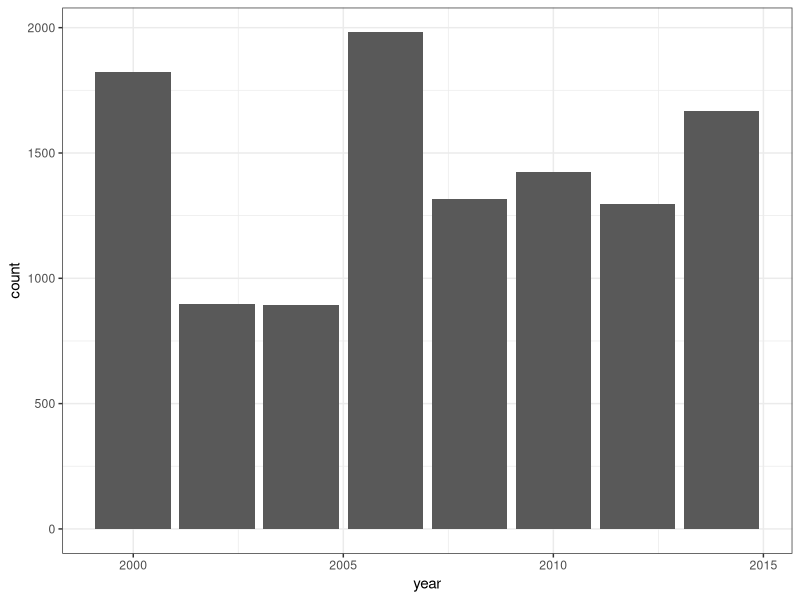
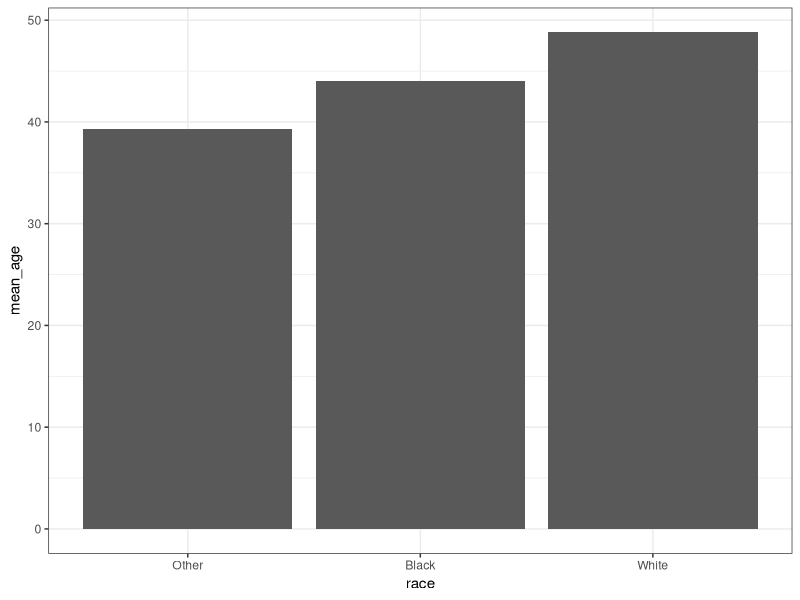
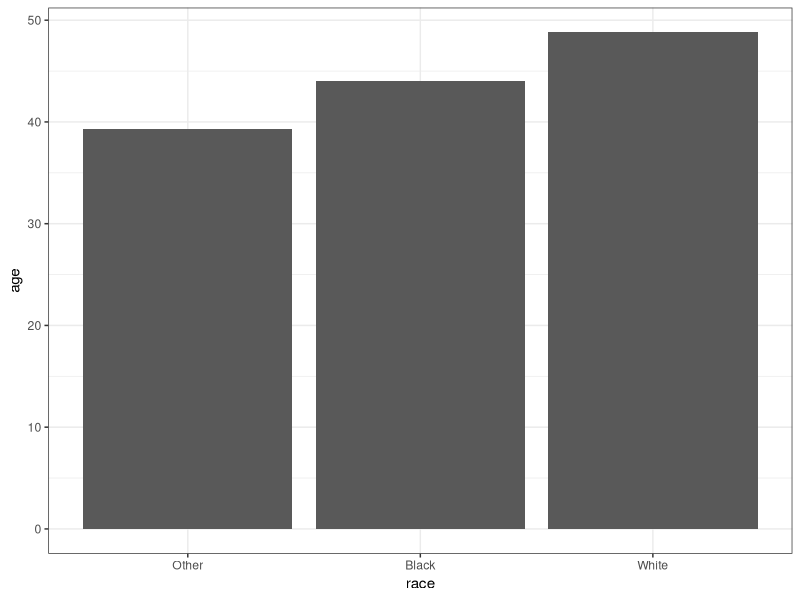
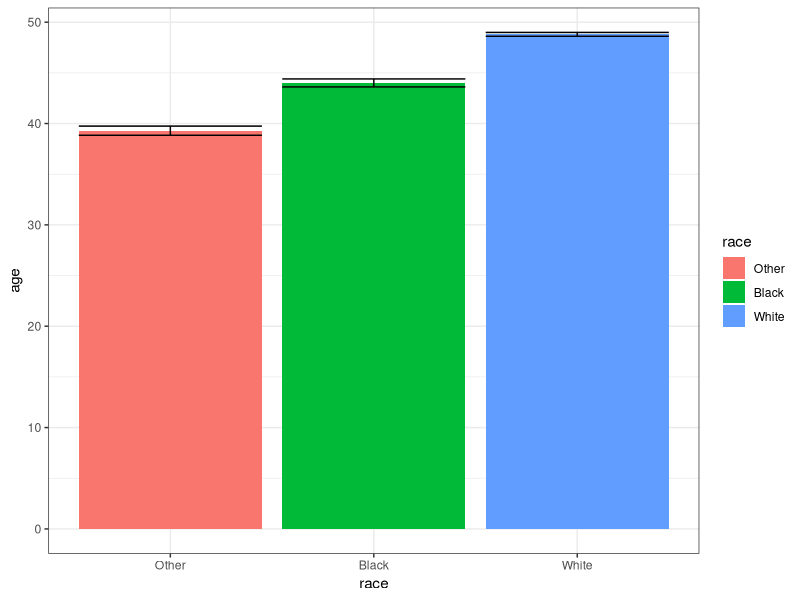
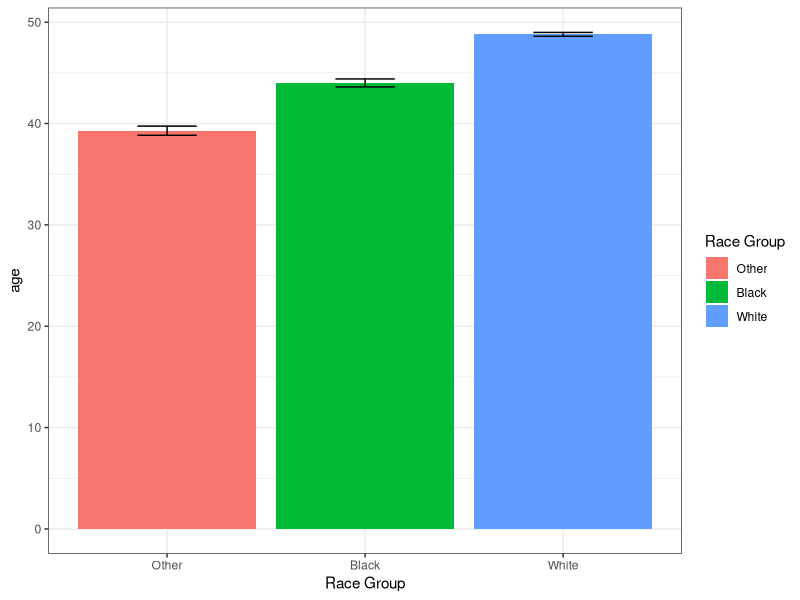
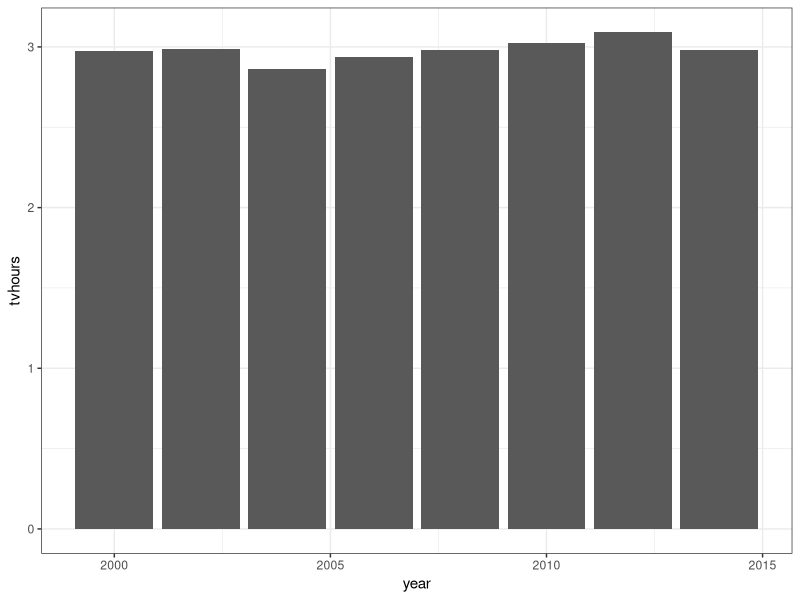
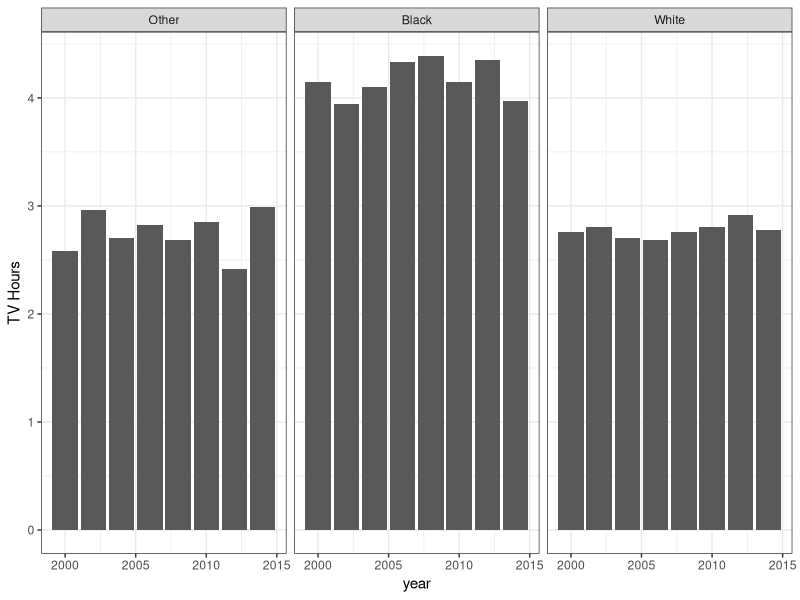
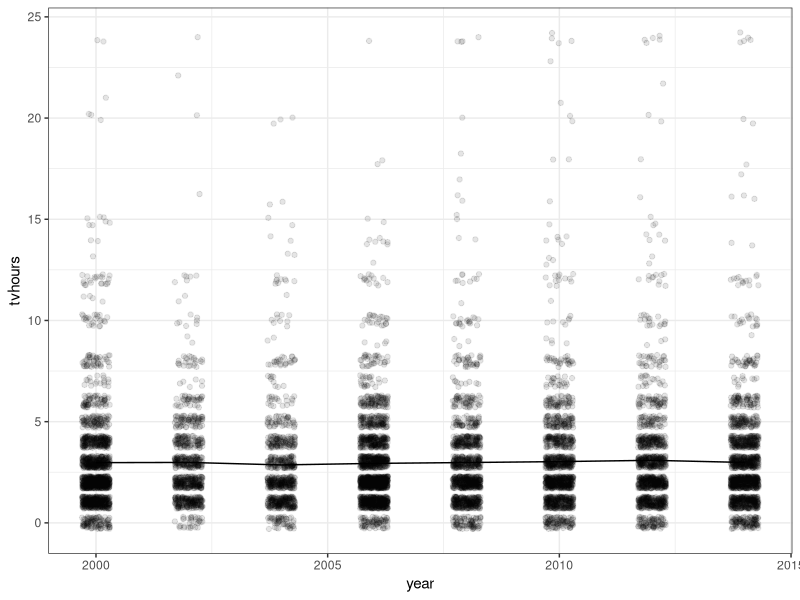

These figures' R source, in order:
#################################### Visualizing Multi-dimensional Relationships ####################################

## Load tidyverse as usual (which includes ggplot2 and the gss_cat dataset)
library(tidyverse)

# Use the built-in gss_cat dataset
# We perform a filter first to remove missing data, which is common in survey data
dat <- gss_cat |>
  select(year, race, age, tvhours, marital) |>
  filter(!is.na(tvhours), !is.na(age))

####

## Quick look
glimpse(dat)

## See the first few rows
dat

## Last few rows
tail(dat)

## Subset rows, colon
dat |> slice(5:7)

## Make a bar plot showing the number of observations at each year
dat |>
  ggplot(aes(x = year)) +
  geom_bar()+ 
  theme_bw()

# Make a bar plot showing the mean level of age for each race
# summarize y within each x, and draw bars at the mean of y.
dat |>
  group_by(race) |>
  summarise(mean_age = mean(age)) |>
  ggplot(aes(x = race, y = mean_age)) +
  geom_col() +
  theme_bw()


dat |>
  ggplot(aes(x = race, y = age)) +
  geom_bar(stat = "summary", fun = "mean")+ 
  theme_bw()


# Add error bars (+/- 1 SE) to the bar plot, fill color
dat |>
  ggplot(aes(x = race, y = age)) +
  geom_bar(aes(fill = race), stat = "summary", fun = "mean") +
  geom_errorbar(stat = "summary", fun.data = "mean_se")+ 
  theme_bw()

# Change the errorbar size of the bar plot
dat |>
  ggplot(aes(x = race, y = age)) +
  geom_bar(aes(fill = race),
           stat = "summary", fun = "mean") +
  geom_errorbar(stat = "summary", fun.data = "mean_se",
                width = 0.3) +
  labs(fill = "Race Group", x = "Race Group")+ 
  theme_bw()

# Show average tvhours by year
dat |>
  ggplot(aes(x = year, y = tvhours)) +
  geom_bar(stat = "summary", fun = "mean")+ 
  theme_bw()

## Facet by race group
dat |>
  ggplot(aes(x = year, y = tvhours)) +
  geom_bar(stat = "summary", fun = "mean") +
  facet_wrap(vars(race))+ 
  labs(y = "TV Hours") +
  theme_bw()

## Jitter the points a little to show individual points
# (Added alpha because gss_cat has many points)
dat |>
  ggplot(aes(x = year, y = tvhours)) +
  geom_jitter(width = 0.3, height = 0.3, alpha = 0.1)+ 
  geom_line(stat = "summary", fun = "mean")+ 
  theme_bw()

## Color each line grouping by marital status
dat |>
  ggplot(aes(x = year, y = tvhours)) +
  geom_line(aes(group = marital, color = marital), stat = "summary", fun = "mean") + 
  theme_bw()

## Color each line AND point by marital status
dat |>
  ggplot(aes(x = year, y = tvhours)) +
  geom_point(aes(color = marital), stat = "summary", fun = "mean") +
  geom_line(aes(group = marital, color = marital), stat = "summary", fun = "mean")+ 
  theme_bw()

## Remove the legend
dat |>
  ggplot(aes(x = year, y = tvhours)) +
  geom_point(aes(color = marital), stat = "summary", fun = "mean") +
  geom_line(aes(group = marital, color = marital), stat = "summary", fun = "mean") + 
  theme_bw()+
  theme(legend.position = "none")

## Make a scatter plot of the mean of tvhours by year and by race group
dat |>
  ggplot(aes(x = year, y = tvhours)) +
  geom_point(aes(color = race), stat = "summary", fun = "mean") +
  geom_line(aes(group = race, color = race), stat = "summary", fun = "mean")+ 
  theme_bw()

## Add the points back (jittered) in to show the variation in the data and
## modify the legend title
dat |>
  ggplot(aes(x = year, y = tvhours)) +
  geom_jitter(aes(color = race), alpha = 1/10,
              width = 0.2) +
  geom_point(aes(color = race),
             stat = "summary",
             fun = "mean",
             size = 1) +
  geom_line(aes(color = race),
            stat = "summary",
            fun = "mean") +
  theme_bw()

